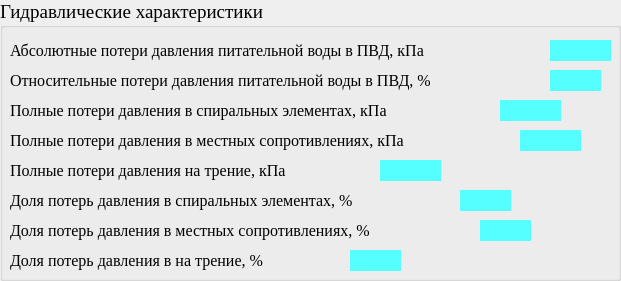
     <widget class="QGroupBox" name="groupBox_5">
      <property name="geometry">
       <rect>
        <x>10</x>
        <y>340</y>
        <width>621</width>
        <height>281</height>
       </rect>
      </property>
      <property name="font">
       <font>
        <family>Times New Roman</family>
        <pointsize>14</pointsize>
       </font>
      </property>
      <property name="title">
       <string>Гидравлические характеристики</string>
      </property>
      <widget class="QLabel" name="label_65">
       <property name="geometry">
        <rect>
         <x>10</x>
         <y>40</y>
         <width>521</width>
         <height>21</height>
        </rect>
       </property>
       <property name="font">
        <font>
         <family>Times New Roman</family>
         <pointsize>12</pointsize>
        </font>
       </property>
       <property name="text">
        <string>Абсолютные потери давления питательной воды в ПВД, кПа</string>
       </property>
      </widget>
      <widget class="QLabel" name="label_66">
       <property name="geometry">
        <rect>
         <x>550</x>
         <y>40</y>
         <width>61</width>
         <height>21</height>
        </rect>
       </property>
       <property name="font">
        <font>
         <family>Times New Roman</family>
         <pointsize>12</pointsize>
        </font>
       </property>
       <property name="styleSheet">
        <string notr="true">background-color: rgb(85, 255, 255);</string>
       </property>
       <property name="text">
        <string>&lt;html&gt;&lt;head/&gt;&lt;body&gt;&lt;p align=&quot;center&quot;&gt;&lt;br/&gt;&lt;/p&gt;&lt;/body&gt;&lt;/html&gt;</string>
       </property>
      </widget>
      <widget class="QLabel" name="label_68">
       <property name="geometry">
        <rect>
         <x>10</x>
         <y>70</y>
         <width>531</width>
         <height>21</height>
        </rect>
       </property>
       <property name="font">
        <font>
         <family>Times New Roman</family>
         <pointsize>12</pointsize>
        </font>
       </property>
       <property name="text">
        <string>Относительные потери давления питательной воды в ПВД, %</string>
       </property>
      </widget>
      <widget class="QLabel" name="label_79">
       <property name="geometry">
        <rect>
         <x>10</x>
         <y>100</y>
         <width>521</width>
         <height>21</height>
        </rect>
       </property>
       <property name="font">
        <font>
         <family>Times New Roman</family>
         <pointsize>12</pointsize>
        </font>
       </property>
       <property name="text">
        <string>Полные потери давления в спиральных элементах, кПа</string>
       </property>
      </widget>
      <widget class="QLabel" name="label_82">
       <property name="geometry">
        <rect>
         <x>10</x>
         <y>130</y>
         <width>521</width>
         <height>21</height>
        </rect>
       </property>
       <property name="font">
        <font>
         <family>Times New Roman</family>
         <pointsize>12</pointsize>
        </font>
       </property>
       <property name="text">
        <string>Полные потери давления в местных сопротивлениях, кПа</string>
       </property>
      </widget>
      <widget class="QLabel" name="label_85">
       <property name="geometry">
        <rect>
         <x>10</x>
         <y>160</y>
         <width>521</width>
         <height>21</height>
        </rect>
       </property>
       <property name="font">
        <font>
         <family>Times New Roman</family>
         <pointsize>12</pointsize>
        </font>
       </property>
       <property name="text">
        <string>Полные потери давления на трение, кПа</string>
       </property>
      </widget>
      <widget class="QLabel" name="label_86">
       <property name="geometry">
        <rect>
         <x>10</x>
         <y>190</y>
         <width>521</width>
         <height>21</height>
        </rect>
       </property>
       <property name="font">
        <font>
         <family>Times New Roman</family>
         <pointsize>12</pointsize>
        </font>
       </property>
       <property name="text">
        <string>Доля потерь давления в спиральных элементах, %</string>
       </property>
      </widget>
      <widget class="QLabel" name="label_87">
       <property name="geometry">
        <rect>
         <x>10</x>
         <y>220</y>
         <width>521</width>
         <height>21</height>
        </rect>
       </property>
       <property name="font">
        <font>
         <family>Times New Roman</family>
         <pointsize>12</pointsize>
        </font>
       </property>
       <property name="text">
        <string>Доля потерь давления в местных сопротивлениях, %</string>
       </property>
      </widget>
      <widget class="QLabel" name="label_88">
       <property name="geometry">
        <rect>
         <x>10</x>
         <y>250</y>
         <width>521</width>
         <height>21</height>
        </rect>
       </property>
       <property name="font">
        <font>
         <family>Times New Roman</family>
         <pointsize>12</pointsize>
        </font>
       </property>
       <property name="text">
        <string>Доля потерь давления в на трение, %</string>
       </property>
      </widget>
      <widget class="QLabel" name="label_75">
       <property name="geometry">
        <rect>
         <x>500</x>
         <y>100</y>
         <width>61</width>
         <height>21</height>
        </rect>
       </property>
       <property name="font">
        <font>
         <family>Times New Roman</family>
         <pointsize>12</pointsize>
        </font>
       </property>
       <property name="styleSheet">
        <string notr="true">background-color: rgb(85, 255, 255);</string>
       </property>
       <property name="text">
        <string>&lt;html&gt;&lt;head/&gt;&lt;body&gt;&lt;p align=&quot;center&quot;&gt;&lt;br/&gt;&lt;/p&gt;&lt;/body&gt;&lt;/html&gt;</string>
       </property>
      </widget>
      <widget class="QLabel" name="label_76">
       <property name="geometry">
        <rect>
         <x>520</x>
         <y>130</y>
         <width>61</width>
         <height>21</height>
        </rect>
       </property>
       <property name="font">
        <font>
         <family>Times New Roman</family>
         <pointsize>12</pointsize>
        </font>
       </property>
       <property name="styleSheet">
        <string notr="true">background-color: rgb(85, 255, 255);</string>
       </property>
       <property name="text">
        <string>&lt;html&gt;&lt;head/&gt;&lt;body&gt;&lt;p align=&quot;center&quot;&gt;&lt;br/&gt;&lt;/p&gt;&lt;/body&gt;&lt;/html&gt;</string>
       </property>
      </widget>
      <widget class="QLabel" name="label_77">
       <property name="geometry">
        <rect>
         <x>380</x>
         <y>160</y>
         <width>61</width>
         <height>21</height>
        </rect>
       </property>
       <property name="font">
        <font>
         <family>Times New Roman</family>
         <pointsize>12</pointsize>
        </font>
       </property>
       <property name="styleSheet">
        <string notr="true">background-color: rgb(85, 255, 255);</string>
       </property>
       <property name="text">
        <string>&lt;html&gt;&lt;head/&gt;&lt;body&gt;&lt;p align=&quot;center&quot;&gt;&lt;br/&gt;&lt;/p&gt;&lt;/body&gt;&lt;/html&gt;</string>
       </property>
      </widget>
      <widget class="QLabel" name="label_69">
       <property name="geometry">
        <rect>
         <x>550</x>
         <y>70</y>
         <width>51</width>
         <height>21</height>
        </rect>
       </property>
       <property name="font">
        <font>
         <family>Times New Roman</family>
         <pointsize>12</pointsize>
        </font>
       </property>
       <property name="styleSheet">
        <string notr="true">background-color: rgb(85, 255, 255);</string>
       </property>
       <property name="text">
        <string>&lt;html&gt;&lt;head/&gt;&lt;body&gt;&lt;p align=&quot;center&quot;&gt;&lt;br/&gt;&lt;/p&gt;&lt;/body&gt;&lt;/html&gt;</string>
       </property>
      </widget>
      <widget class="QLabel" name="label_70">
       <property name="geometry">
        <rect>
         <x>460</x>
         <y>190</y>
         <width>51</width>
         <height>21</height>
        </rect>
       </property>
       <property name="font">
        <font>
         <family>Times New Roman</family>
         <pointsize>12</pointsize>
        </font>
       </property>
       <property name="styleSheet">
        <string notr="true">background-color: rgb(85, 255, 255);</string>
       </property>
       <property name="text">
        <string>&lt;html&gt;&lt;head/&gt;&lt;body&gt;&lt;p align=&quot;center&quot;&gt;&lt;br/&gt;&lt;/p&gt;&lt;/body&gt;&lt;/html&gt;</string>
       </property>
      </widget>
      <widget class="QLabel" name="label_71">
       <property name="geometry">
        <rect>
         <x>480</x>
         <y>220</y>
         <width>51</width>
         <height>21</height>
        </rect>
       </property>
       <property name="font">
        <font>
         <family>Times New Roman</family>
         <pointsize>12</pointsize>
        </font>
       </property>
       <property name="styleSheet">
        <string notr="true">background-color: rgb(85, 255, 255);</string>
       </property>
       <property name="text">
        <string>&lt;html&gt;&lt;head/&gt;&lt;body&gt;&lt;p align=&quot;center&quot;&gt;&lt;br/&gt;&lt;/p&gt;&lt;/body&gt;&lt;/html&gt;</string>
       </property>
      </widget>
      <widget class="QLabel" name="label_72">
       <property name="geometry">
        <rect>
         <x>350</x>
         <y>250</y>
         <width>51</width>
         <height>21</height>
        </rect>
       </property>
       <property name="font">
        <font>
         <family>Times New Roman</family>
         <pointsize>12</pointsize>
        </font>
       </property>
       <property name="styleSheet">
        <string notr="true">background-color: rgb(85, 255, 255);</string>
       </property>
       <property name="text">
        <string>&lt;html&gt;&lt;head/&gt;&lt;body&gt;&lt;p align=&quot;center&quot;&gt;&lt;br/&gt;&lt;/p&gt;&lt;/body&gt;&lt;/html&gt;</string>
       </property>
      </widget>
     </widget>
